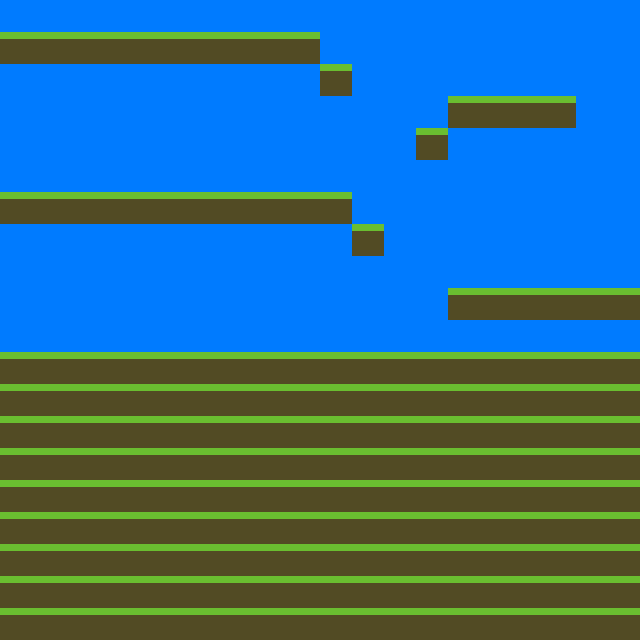

The image is a tile-based game level rendered from a .tmx file. Its description and complete source (layers, tilesets, objects, tile grids) follow:
An orthogonal 20x20 tile map with 32x32 px tiles, 1 tile layer (Tile Layer 1).

<map version="1.0" orientation="orthogonal" renderorder="right-down" width="20" height="20" tilewidth="32" tileheight="32" backgroundcolor="#007bff" nextobjectid="1">
 <tileset firstgid="1" name="grass" tilewidth="32" tileheight="32" tilecount="1">
  <image source="grass.png" width="32" height="32" />
  <tile id="0">
   <properties>
    <property name="collidable" value="true" />
   </properties>
  </tile>
 </tileset>
 <layer name="Tile Layer 1" width="20" height="20">
  <data encoding="csv">
0,0,0,0,0,0,0,0,0,0,0,0,0,0,0,0,0,0,0,0,
1,1,1,1,1,1,1,1,1,1,0,0,0,0,0,0,0,0,0,0,
0,0,0,0,0,0,0,0,0,0,1,0,0,0,0,0,0,0,0,0,
0,0,0,0,0,0,0,0,0,0,0,0,0,0,1,1,1,1,0,0,
0,0,0,0,0,0,0,0,0,0,0,0,0,1,0,0,0,0,0,0,
0,0,0,0,0,0,0,0,0,0,0,0,0,0,0,0,0,0,0,0,
1,1,1,1,1,1,1,1,1,1,1,0,0,0,0,0,0,0,0,0,
0,0,0,0,0,0,0,0,0,0,0,1,0,0,0,0,0,0,0,0,
0,0,0,0,0,0,0,0,0,0,0,0,0,0,0,0,0,0,0,0,
0,0,0,0,0,0,0,0,0,0,0,0,0,0,1,1,1,1,1,1,
0,0,0,0,0,0,0,0,0,0,0,0,0,0,0,0,0,0,0,0,
1,1,1,1,1,1,1,1,1,1,1,1,1,1,1,1,1,1,1,1,
1,1,1,1,1,1,1,1,1,1,1,1,1,1,1,1,1,1,1,1,
1,1,1,1,1,1,1,1,1,1,1,1,1,1,1,1,1,1,1,1,
1,1,1,1,1,1,1,1,1,1,1,1,1,1,1,1,1,1,1,1,
1,1,1,1,1,1,1,1,1,1,1,1,1,1,1,1,1,1,1,1,
1,1,1,1,1,1,1,1,1,1,1,1,1,1,1,1,1,1,1,1,
1,1,1,1,1,1,1,1,1,1,1,1,1,1,1,1,1,1,1,1,
1,1,1,1,1,1,1,1,1,1,1,1,1,1,1,1,1,1,1,1,
1,1,1,1,1,1,1,1,1,1,1,1,1,1,1,1,1,1,1,1
</data>
 </layer>
</map>